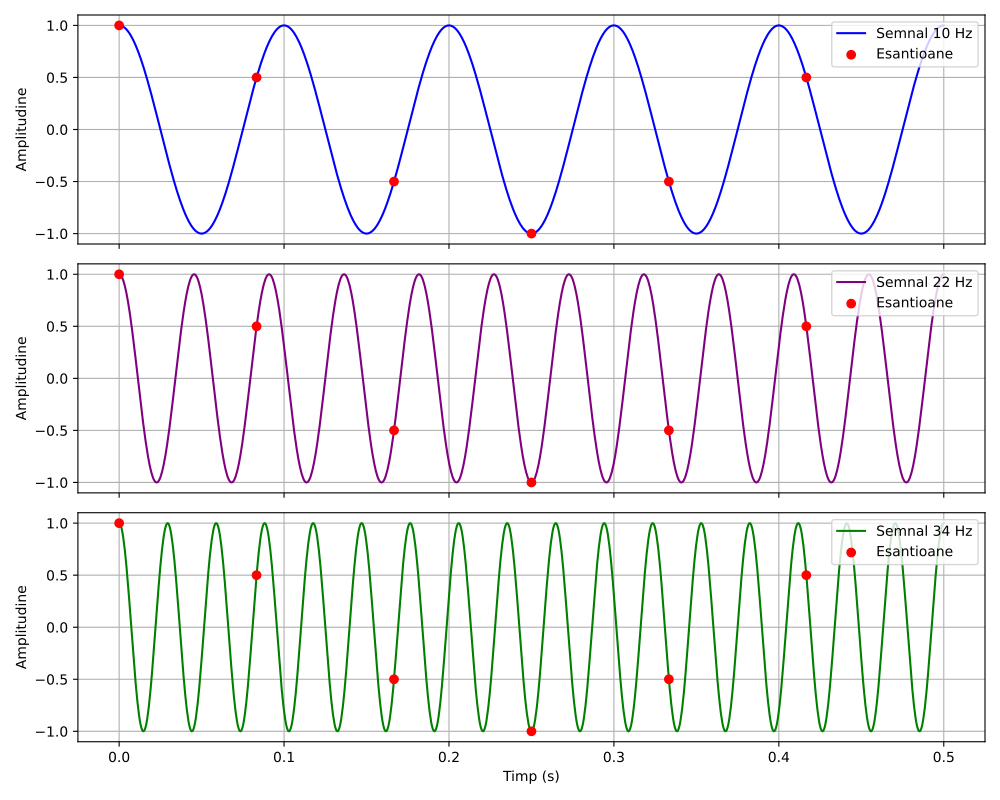

The Python source for this figure:
import numpy as np
import matplotlib.pyplot as plt

f1, f2, f3 = 10, 22, 34 #frecv sinusurilor

fs = 12 # frecv esant    fs < 2*f = sub-Nyquist

t_continuu = np.linspace(0, 0.5, 1000)

n = np.arange(0, 0.5, 1/fs) # esantioanele

s1 = np.cos(2 * np.pi * f1 * t_continuu)
s2 = np.cos(2 * np.pi * f2 * t_continuu)
s3 = np.cos(2 * np.pi * f3 * t_continuu)

esantioane = np.cos(2 * np.pi * f1 * n)


fig, axs = plt.subplots(3, 1, figsize=(10, 8), sharex=True)

axs[0].plot(t_continuu, s1, label='Semnal 10 Hz', color='blue')
axs[0].scatter(n, esantioane, color='red', zorder=5, label='Esantioane')
axs[0].set_ylabel('Amplitudine')
axs[0].legend(loc='upper right')
axs[0].grid(True)

axs[1].plot(t_continuu, s2, label='Semnal 22 Hz', color='purple')
axs[1].scatter(n, esantioane, color='red', zorder=5, label='Esantioane')
axs[1].set_ylabel('Amplitudine')
axs[1].legend(loc='upper right')
axs[1].grid(True)

axs[2].plot(t_continuu, s3, label='Semnal 34 Hz', color='green')
axs[2].scatter(n, esantioane, color='red', zorder=5, label='Esantioane')
axs[2].set_xlabel('Timp (s)')
axs[2].set_ylabel('Amplitudine')
axs[2].legend(loc='upper right')
axs[2].grid(True)

plt.tight_layout()

plt.savefig('ex2.pdf')
plt.show()
